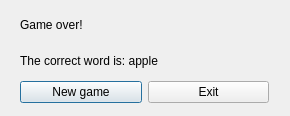
<?xml version="1.0" encoding="UTF-8"?>
<ui version="4.0">
 <class>GameOver</class>
 <widget class="QDialog" name="GameOver">
  <property name="geometry">
   <rect>
    <x>0</x>
    <y>0</y>
    <width>290</width>
    <height>116</height>
   </rect>
  </property>
  <property name="windowTitle">
   <string>Dialog</string>
  </property>
  <widget class="QWidget" name="">
   <property name="geometry">
    <rect>
     <x>20</x>
     <y>10</y>
     <width>249</width>
     <height>93</height>
    </rect>
   </property>
   <layout class="QVBoxLayout" name="verticalLayout">
    <item>
     <widget class="QLabel" name="label">
      <property name="styleSheet">
       <string notr="true">font: 20pt &quot;Sans Serif&quot;;</string>
      </property>
      <property name="text">
       <string>Game over!</string>
      </property>
     </widget>
    </item>
    <item>
     <widget class="QLabel" name="cv">
      <property name="styleSheet">
       <string notr="true">font: 14pt &quot;Sans Serif&quot;;</string>
      </property>
      <property name="text">
       <string>The correct word is: apple</string>
      </property>
     </widget>
    </item>
    <item>
     <layout class="QHBoxLayout" name="horizontalLayout">
      <item>
       <widget class="QPushButton" name="pushButton">
        <property name="text">
         <string>New game</string>
        </property>
       </widget>
      </item>
      <item>
       <widget class="QPushButton" name="pushButton_2">
        <property name="text">
         <string>Exit</string>
        </property>
       </widget>
      </item>
     </layout>
    </item>
   </layout>
  </widget>
 </widget>
 <resources/>
 <connections/>
</ui>
